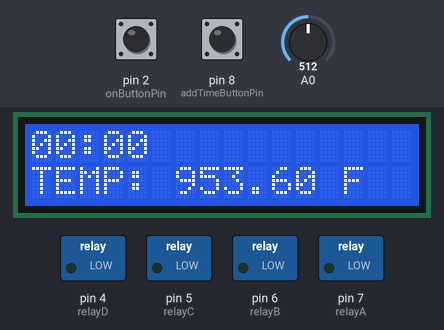
A sketch run on a simulated Arduino Uno, built with avr-gcc and run on an emulated ATmega328P. Shown: 16×2 character LCD, switched loads named in the sketch (green lamp = pin HIGH). Inputs (shaded band) come from the test bench; at power-on: A0 = 512, pin 2 (onButtonPin) HIGH, pin 8 (addTimeButtonPin) HIGH. What the sketch prints to the serial monitor is not drawn.

Above: at 1.2 s.
1.3 s: A0 set to 40
At 1.9 s:
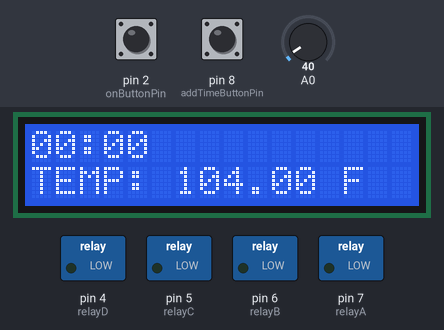
3.0 s: A0 set to 33
At 3.9 s:
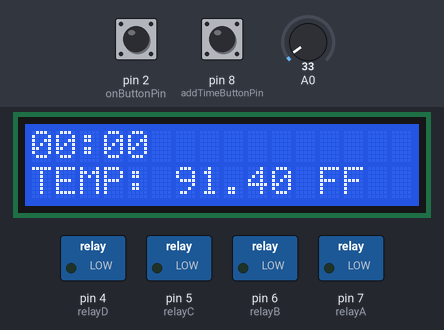
4.5 s: pin 2 (onButtonPin) pulled LOW for 0.15 s
At 5.3 s:
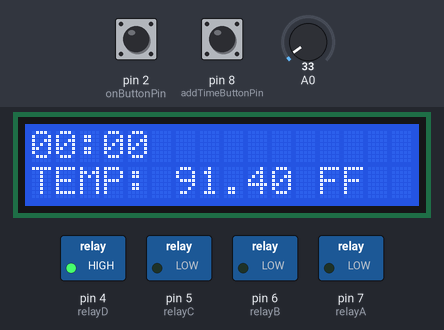
6.1 s: pin 8 (addTimeButtonPin) pulled LOW for 1 s
At 8.5 s:
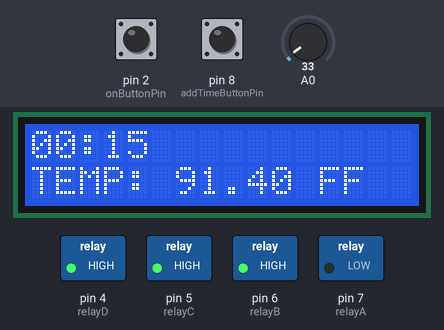
8.8 s: pin 8 (addTimeButtonPin) pulled LOW for 0.15 s
At 9.8 s:
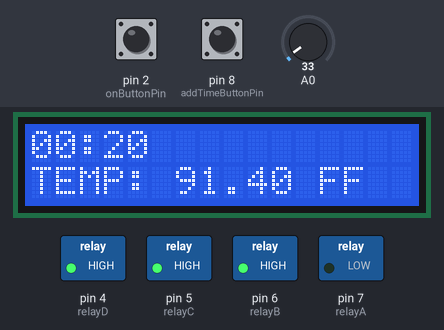
10.7 s: A0 set to 122
At 11.8 s:
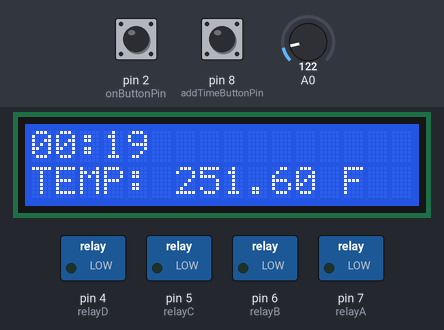
Timing chart, 0 to 13.5 s (numbered marks = the images above; inputs shaded):
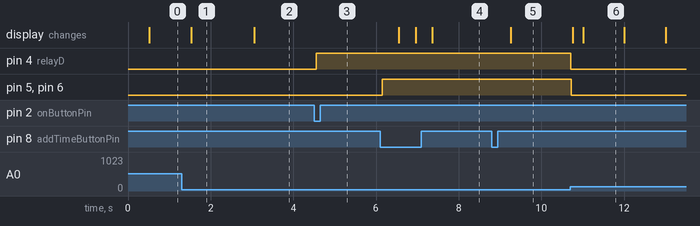

Measured:
- the behaviour switches between 38 and 37 on A0 (found by bisection; images 1 and 2)
- after the input at 1.3 s, the display: changes after 0.23 s (image 1)
- after the input at 3.0 s, the display: changes after 0.05 s (image 2)
- after the input at 4.5 s, pin 4 (relayD): LOW → HIGH after 0.06 s
- after the input at 6.1 s, pin 5 (relayC), pin 6 (relayB): LOW → HIGH after 0.05 s; the display: first changes after 0.45 s (image 4 shows a later state)
- after the input at 8.8 s, the display: changes after 0.46 s (image 5)
- after the input at 10.7 s, pin 4 (relayD), pin 5 (relayC), pin 6 (relayB): HIGH → LOW at once; the display: first changes after 0.07 s (image 6 shows a later state)

The sketch:

sketch_july30.ino
```cpp
#include <LiquidCrystal.h> // includes the LiquidCrystal Library

#define relayA 7
#define relayB 6
#define relayC 5
#define relayD 4

//Note: https://seeeddoc.github.io/Relay_Shield_V2.0/ , Pins 4-7 are taken by relay function and cannot be overloaded by other pins.

#define MAX_ONBUTTON_TEMP    140
#define ONBUTTON_BACKOPEN_TEMP    135
#define MAX_ADDTIMEBUTTON_TEMP    145
#define TEMP_STARTCOUNT  140


/* Parts: buttons (x3), Relays (x3), Temp Sensor(x1), LCD(x1), potentiometer(x1)
 *
 * Description:
 * Upon startup, the LCD will display the temperature and the countdown time(00:00). If OnButton is pushed once, the AddTimeButton
 * will be enabled for input and if the temperature is also between 0 – 259F, then solenoid A will turn on. If the temperature is either lower than 0F or higher than
 * 259F, then AddTimeButton will be enabled but solenoid A will not turn on. If OnButton is pushed for a second time, then AddTimeButton will be disabled and
 * solenoid A, B and C will all turn off. Therefore, every time the onButton is pushed, the opposite state will occur (either from OFF to ON or ON to OFF). Additionally,
 * if AddTimeButton is pushed before OnButton, then nothing will happen.I f either the onButton or AddTimeButton are pressed while the temperature is out of the desired range
 * (0-259), then all button presses will be ignored.
 *
 *
 * If AddTimeButton is pushed once, then 15 minutes is added to the countdown timer and if temperature is also between 0-250F, then solenoids B and C will turn on.
 * Each additional push to AddTimeButton will add 15 minutes to the countdown timer but will have no effect on solenoids B and C. If the temperature reaches 250F,
 * the countdown timer begins counting down. When the countdown timer reaches zero, solenoids A, B and C all turn off. If temperature reaches above or below the temperature range
 * of either solenoids A, B or C, the countdown timer will still be active. The countdown timer will only stop when onButton is pressed or when the timer reaches zero.
 */

LiquidCrystal lcd(9, 3, 19, 18, 17, 16); // Creates an LC object. Parameters: (rs, enable, d4, d5, d6, d7)

//Pins:
int onButtonPin = 2;   //pin for button 1 (Digital)
int addTimeButtonPin = 8;   //pin for button 2

//Time variables:
int period = 1000;
int val = 0; //value from the onButtonPin
unsigned long timeNow = 0;
unsigned long oneSecond = 1000UL;
unsigned long startTime = 0;
int secNow = 0;
int secLoop = 0;
int displayMin = 0;
int displaySec = 0;
long addTimeButtonShutOffTime = 0;


//Temp variables:
float temp;


//De-bouncing variables:
int onButtonState = LOW;
int addTimeButtonState = LOW;
int lastOnButtonState = LOW;
int lastAddTimeButtonState = LOW;
int relayStateA = LOW;
int relayStateBC = LOW;
bool relayState = LOW;
int onButtonFlag = 0;
int addTimeButtonFlag = 0;
int addTimeButtonCutOffFlag = 0;


long onButtonLastDebounceTime = 0;
long addTimeButtonLastDebounceTime = 0;
long lastDisplayTime = 0;
long debounceDelay = 50;
long shutOffTime = 0;

int onButtonReading = LOW;
int addTimeButtonReading = HIGH;
int onButtonCutOffFlag = 0;

int timerFlag = 0;
int countDownFlag = 0;
float onButtonTemp = 0;
long debug; //make sure to delete

void setup() {
  // put your setup code here, to run once:
  Serial.begin(9600);// setup Serial Monitor to display information
  pinMode(relayA, OUTPUT);// connected to Relay 1
  pinMode(relayB, OUTPUT);// connected to Relay 2
  pinMode(relayC, OUTPUT);// connected to Relay 3
  pinMode(relayD, OUTPUT);

  digitalWrite(relayA, LOW);
  digitalWrite(relayB, LOW);
  digitalWrite(relayC, LOW);
  digitalWrite(relayD, LOW);


  lcd.begin(16, 2); // Initializes the interface to the LCD screen, and specifies the dimensions (width and height) of the display }
  lcd.clear();

  pinMode(onButtonPin, INPUT_PULLUP);
  pinMode(addTimeButtonPin, INPUT_PULLUP);

  shutOffTime = millis(); //for autoshutdown when >140

}
//////////////////////////////- Main Loop -/////////////////////////////////////////

void loop()
{


  onButtonDebounceFunc(onButtonPin, relayD);
  addTimeButtonDebounceFunc(addTimeButtonPin, relayB, relayC);
  displayTempFunc();
  displayCountDownFunc(secNow);
  countDownMechanismFunc();   //Working as supposed to


  //Serial.println(relayState);


}

/////////////////////////////-functions start-/////////////////////////////////////


float getTempFunc(){      //function for converting analog signal to Fahrenheit
  float temp1;
  temp1 = analogRead(A0); //read the temp from A0
  temp1= temp1 *9 / 5;
  temp1 = temp1 + 32;
  return temp1;
}

void displayTempFunc(){     //Function for displaying temperature
  lcd.setCursor(0,2);
  lcd.print("TEMP: ");
  float temp2 = getTempFunc();
  if ((millis() - lastDisplayTime) > 500){
    lcd.print(temp2);
    lcd.print(" F");
    lastDisplayTime = millis();
  }
}
void displayCountDownFunc(int sec){
  lcd.setCursor(0,0);
  int displayMin = sec/60;
  if (displayMin < 10) lcd.print("0");
  lcd.print(displayMin);
  lcd.print(":");
  int displaySec = sec % 60;
  if (displaySec < 10) lcd.print("0");
  lcd.print(sec % 60);
}

void countDownMechanismFunc(){
 if ((millis() - startTime >= oneSecond))
  {
    if (onButtonFlag == 0){
      secNow = 0 ;
    }
    if ((secNow == 0) && (addTimeButtonFlag == 1)){
      relayState = LOW;
      digitalWrite(relayD, relayState);
      digitalWrite(relayB, LOW);
      digitalWrite(relayC, LOW);
      timerFlag = 1;
      addTimeButtonFlag = 0;

    }
   if ((secNow != 0) || (addTimeButtonFlag != 1) || (onButtonFlag != 0)){
      timerFlag = 0;
    }

    if(getTempFunc() >= TEMP_STARTCOUNT){
      countDownFlag = 1;
    }

    if(((secNow!=0) && countDownFlag == 1)){        ///changed to stop turning off when temperature is below 140//
      secNow--;
    }

    if(secNow == 0){
      countDownFlag = 0;
    }

    startTime += oneSecond;
  }
}
```

AddTimeButtonDebounceFunc.ino
```cpp
void addTimeButtonDebounceFunc(int ButtonPin, int relayPin1, int relayPin2){      //Function for debouncing Add Time Button and controlling relayB and C.
 addTimeButtonReading = digitalRead(ButtonPin);


if (((onButtonTemp >= MAX_ADDTIMEBUTTON_TEMP)&& (addTimeButtonShutOffTime <= millis())) || ((onButtonTemp < 0.0) && (addTimeButtonShutOffTime <= millis())) ){    //Changed to take a sample size and stop the oscillation//
  digitalWrite(relayPin1, LOW);
  digitalWrite(relayPin2, LOW);
  Serial.println("***********");
  addTimeButtonShutOffTime = millis()+500;
  addTimeButtonCutOffFlag = 1;
  }

 if (addTimeButtonReading != lastAddTimeButtonState){
    addTimeButtonLastDebounceTime = millis();
  }
 if(((millis() - addTimeButtonLastDebounceTime) > debounceDelay) && (relayState == HIGH) && (onButtonFlag == 1)){

    if ((addTimeButtonReading  == LOW)){    //button is pushed, it goes from HIGH to LOW

      digitalWrite(relayPin1, HIGH);
      digitalWrite(relayPin2, HIGH);
      delay(400);   //This is here because the debouncing the add-time button is not working correctly
      addTimeButtonFlag = 1;

      secNow = secNow + 5;
    }
}
 if ((addTimeButtonFlag == 1) && (getTempFunc() < 132)){
   digitalWrite(relayPin1, HIGH);
   digitalWrite(relayPin2, HIGH);
 }
 if (onButtonFlag == 0){      //turns off all relay when relayA is turned off
    digitalWrite(relayB, LOW);
    digitalWrite(relayC, LOW);
    addTimeButtonFlag = 0;
  }
  lastAddTimeButtonState = addTimeButtonReading;
}
```

OnButtonDebounceFunc.ino
```cpp
int onButtonDebounceFunc(int buttonPin, int relayPin){      //Function for debouncing the ON Button and controlling RelayA


  onButtonTemp = getTempFunc();
  onButtonReading = digitalRead(buttonPin);


  if (onButtonReading !=lastOnButtonState){
    onButtonLastDebounceTime = millis();
  }

  Serial.println(onButtonTemp);

  if (((onButtonTemp >= MAX_ONBUTTON_TEMP)&& (shutOffTime <= millis())) || ((onButtonTemp < 0.0) && (shutOffTime <= millis())) ){    //Changed to take a sample size and stop the oscillation//
    digitalWrite(relayPin,LOW);
    Serial.println("***********");
    shutOffTime = millis()+500;
    onButtonCutOffFlag = 1;

  }


  if((millis() - onButtonLastDebounceTime) > debounceDelay){

    if (onButtonReading != onButtonState){

      onButtonState = onButtonReading;

      if ((onButtonState == LOW)){

        relayState = !relayState;

        if ((relayState == HIGH)){
          onButtonFlag = 1;
        }
        else{
          onButtonFlag = 0;
        }

      }
    }
  if(onButtonCutOffFlag != 1){      //  turn on the relay only if the temperature is below the maximum operating temperature.
    digitalWrite(relayPin,relayState);
  }
 }

  lastOnButtonState = onButtonReading;
  if(getTempFunc() < 135){        //to prevent on/off spam of relay, turn back on only when the temperature cools to 135.
    onButtonCutOffFlag = 0;
  }

  return relayState;
}
```
